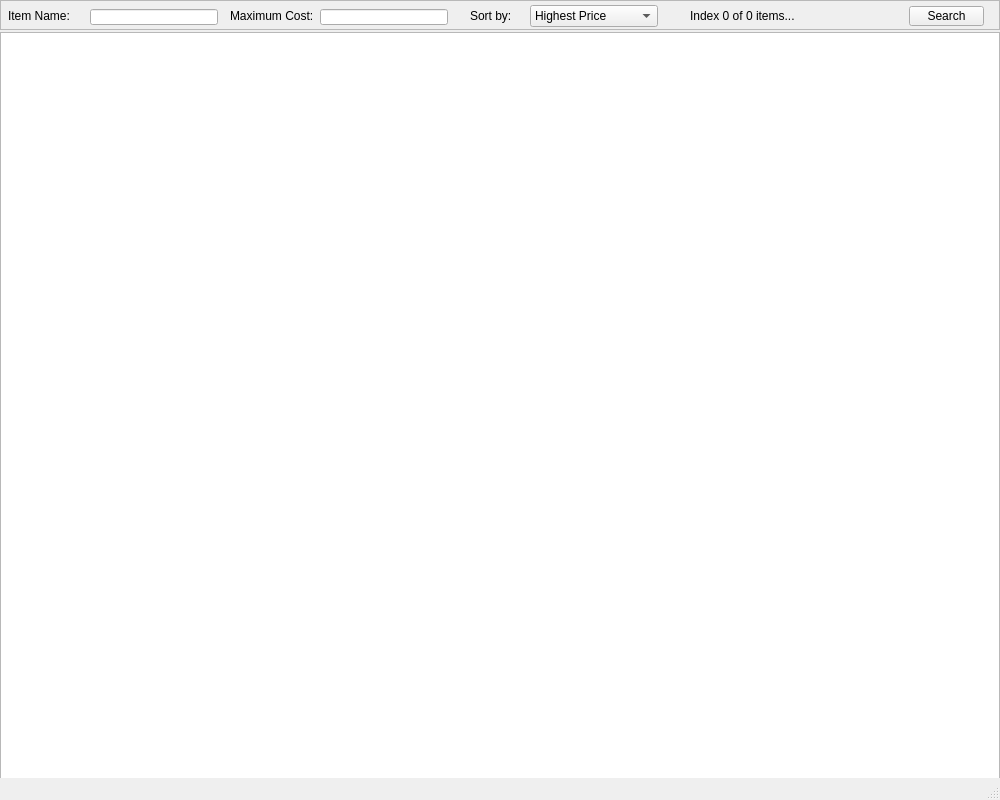
<?xml version="1.0" encoding="UTF-8"?>
<ui version="4.0">
 <class>MainWindow</class>
 <widget class="QMainWindow" name="MainWindow">
  <property name="geometry">
   <rect>
    <x>0</x>
    <y>0</y>
    <width>1000</width>
    <height>800</height>
   </rect>
  </property>
  <property name="sizePolicy">
   <sizepolicy hsizetype="Preferred" vsizetype="Preferred">
    <horstretch>0</horstretch>
    <verstretch>0</verstretch>
   </sizepolicy>
  </property>
  <property name="minimumSize">
   <size>
    <width>1000</width>
    <height>800</height>
   </size>
  </property>
  <property name="maximumSize">
   <size>
    <width>1000</width>
    <height>800</height>
   </size>
  </property>
  <property name="windowTitle">
   <string>Skyblock Auction Browser</string>
  </property>
  <property name="windowIcon">
   <iconset>
    <normaloff>../images/icon.png</normaloff>../images/icon.png</iconset>
  </property>
  <property name="locale">
   <locale language="English" country="UnitedKingdom"/>
  </property>
  <widget class="QWidget" name="centralwidget">
   <widget class="QTableWidget" name="item_browser">
    <property name="geometry">
     <rect>
      <x>0</x>
      <y>32</y>
      <width>1000</width>
      <height>768</height>
     </rect>
    </property>
    <property name="sizePolicy">
     <sizepolicy hsizetype="Expanding" vsizetype="Expanding">
      <horstretch>0</horstretch>
      <verstretch>0</verstretch>
     </sizepolicy>
    </property>
    <attribute name="verticalHeaderVisible">
     <bool>false</bool>
    </attribute>
   </widget>
   <widget class="QFrame" name="frame">
    <property name="geometry">
     <rect>
      <x>0</x>
      <y>0</y>
      <width>1000</width>
      <height>30</height>
     </rect>
    </property>
    <property name="frameShape">
     <enum>QFrame::StyledPanel</enum>
    </property>
    <property name="frameShadow">
     <enum>QFrame::Raised</enum>
    </property>
    <widget class="QLabel" name="label">
     <property name="geometry">
      <rect>
       <x>8</x>
       <y>8</y>
       <width>64</width>
       <height>16</height>
      </rect>
     </property>
     <property name="text">
      <string>Item Name:</string>
     </property>
     <property name="alignment">
      <set>Qt::AlignLeading|Qt::AlignLeft|Qt::AlignVCenter</set>
     </property>
    </widget>
    <widget class="QComboBox" name="comboBox">
     <property name="enabled">
      <bool>true</bool>
     </property>
     <property name="geometry">
      <rect>
       <x>530</x>
       <y>5</y>
       <width>128</width>
       <height>22</height>
      </rect>
     </property>
     <item>
      <property name="text">
       <string>Highest Price</string>
      </property>
     </item>
     <item>
      <property name="text">
       <string>Lowest Price</string>
      </property>
     </item>
     <item>
      <property name="text">
       <string>Ending Soon</string>
      </property>
     </item>
    </widget>
    <widget class="QLineEdit" name="name">
     <property name="geometry">
      <rect>
       <x>90</x>
       <y>9</y>
       <width>128</width>
       <height>16</height>
      </rect>
     </property>
    </widget>
    <widget class="QLabel" name="label_2">
     <property name="geometry">
      <rect>
       <x>230</x>
       <y>8</y>
       <width>96</width>
       <height>16</height>
      </rect>
     </property>
     <property name="text">
      <string>Maximum Cost:</string>
     </property>
    </widget>
    <widget class="QLineEdit" name="price">
     <property name="geometry">
      <rect>
       <x>320</x>
       <y>9</y>
       <width>128</width>
       <height>16</height>
      </rect>
     </property>
     <property name="readOnly">
      <bool>false</bool>
     </property>
    </widget>
    <widget class="QLabel" name="label_3">
     <property name="geometry">
      <rect>
       <x>470</x>
       <y>8</y>
       <width>64</width>
       <height>16</height>
      </rect>
     </property>
     <property name="text">
      <string>Sort by:</string>
     </property>
    </widget>
    <widget class="QPushButton" name="pushButton">
     <property name="geometry">
      <rect>
       <x>909</x>
       <y>6</y>
       <width>75</width>
       <height>20</height>
      </rect>
     </property>
     <property name="text">
      <string>Search</string>
     </property>
    </widget>
    <widget class="QLabel" name="loading">
     <property name="enabled">
      <bool>true</bool>
     </property>
     <property name="geometry">
      <rect>
       <x>690</x>
       <y>8</y>
       <width>192</width>
       <height>16</height>
      </rect>
     </property>
     <property name="text">
      <string>Index 0 of 0 items...</string>
     </property>
    </widget>
   </widget>
  </widget>
  <widget class="QStatusBar" name="statusbar"/>
 </widget>
 <tabstops>
  <tabstop>name</tabstop>
  <tabstop>price</tabstop>
  <tabstop>comboBox</tabstop>
  <tabstop>pushButton</tabstop>
  <tabstop>item_browser</tabstop>
 </tabstops>
 <resources/>
 <connections/>
</ui>
